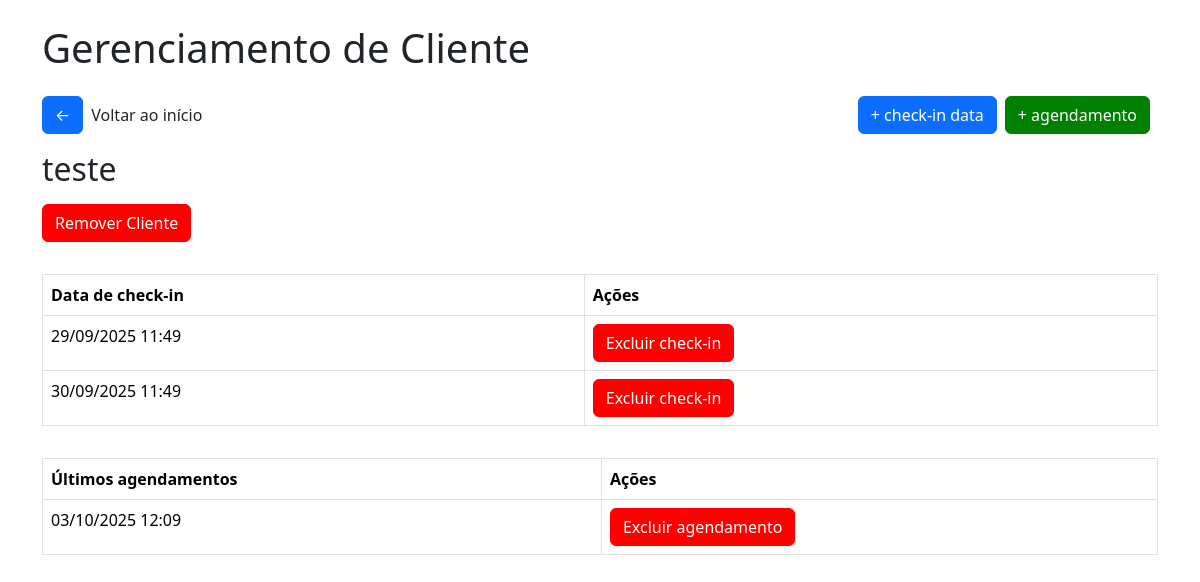
Page /clienteventosa/1 on the earlier database version.
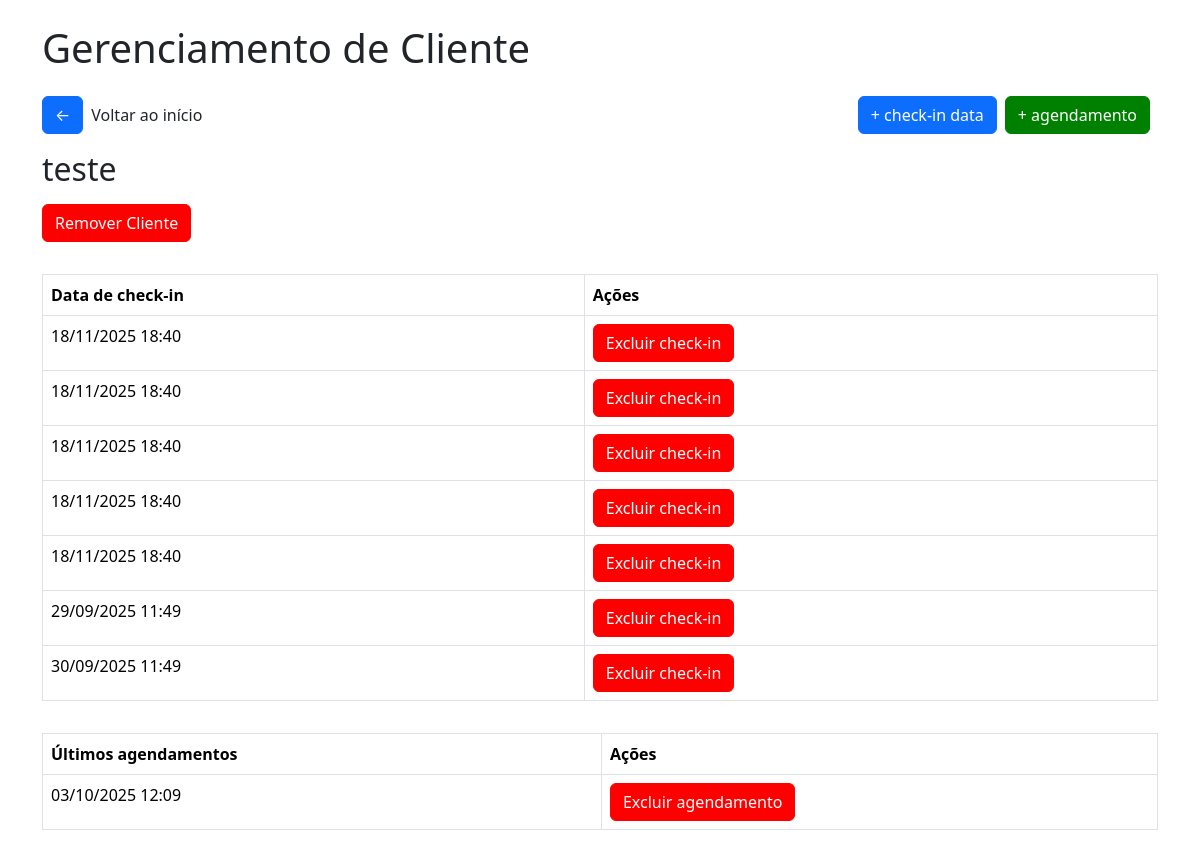
Same page on the later database version.
### tables this page shows
CREATE TABLE checkin_ventosa (
        id INTEGER PRIMARY KEY AUTOINCREMENT,
        cliente_id INTEGER,
        data DATETIME,
        FOREIGN KEY(cliente_id) REFERENCES clientes(id)
    );

CREATE TABLE historico_agendamento_ventosa (
        id INTEGER PRIMARY KEY AUTOINCREMENT,
        cliente_id INTEGER,
        data DATETIME,
        FOREIGN KEY(cliente_id) REFERENCES clientes(id)
    );

### app/views/ventosa.py (the view)
@app.route('/clienteventosa/<int:cliente_id>')
def cliente_ventosa(cliente_id):
    conn = get_db_connection()
    cliente = conn.execute("SELECT * FROM cliente_ventosa WHERE id = ?", (cliente_id,)).fetchone()
    checkins = conn.execute("SELECT * FROM checkin_ventosa WHERE cliente_id = ? ORDER BY data ASC", (cliente_id,))
    agendamentos = conn.execute("SELECT * FROM historico_agendamento_ventosa WHERE cliente_id = ? ORDER BY data ASC", (cliente_id,))
    return render_template('ventosa/cliente_ventosa.html', cliente=cliente, checkins=checkins, agendamentos=agendamentos)

### app/model/model.py (called while the page is built)
def get_db_connection():
    conn = sqlite3.connect('checkins.db')
    conn.row_factory = sqlite3.Row
    return conn

### app/templates/ventosa/cliente_ventosa.html (shortened to what this page needs)
<!DOCTYPE html>
<html lang="pt-br">
<head>
    <link href="https://cdn.jsdelivr.net/npm/bootstrap@5.3.2/dist/css/bootstrap.min.css" rel="stylesheet">
    <link rel="stylesheet" href="{{url_for('static', filename='css/style.css')}}">
    <link rel="stylesheet" href="{{url_for('static', filename='css/modal.css')}}">
</head>
<body>
    <div class="container">
        <h1 class="mb-4">
            Gerenciamento de Cliente
        </h1>
        <div class="box-btn-home">
            <div class="box"><a href="/ventosa" class="btn btn-primary btn-home">&#x2190</a>
            <p>Voltar ao início</p></div>
            <div class="box">
                <a href="/adcheckindataventosa/{{cliente.id}}" class="btn btn-primary btn-home">+ check-in data</a>
                <a href="/adicionaragendamentoventosa/{{cliente.id}}" class="btn btn-primary btn-home green">+ agendamento</a>
            </div>
        </div>
        <h2 class="mb-3">
            {{cliente.nome}}
        </h2>
        <button class="btn btn-primary btn-remover" id="openModal">Remover Cliente</button>
        <table class="table table-bordered table-checkin">
            <thead>
                <tr>
                <th>Data de check-in</th>
                <th>Ações</th>
                </tr>
            </thead>
            <tbody>
                {% for checkin in checkins %}
                <tr>
                <td>{{ checkin.data }}</td>
                <td><a href="/excluircheckinventosa/{{checkin.id}}" class="btn btn-primary btn-remover excludecheckin">Excluir check-in</a></td>
                </tr>
                {% endfor %}
            </tbody>
        </table>
        <table class="table table-bordered table-checkin">
            <thead>
                <tr>
                <th>Últimos agendamentos</th>
                <th>Ações</th>
                </tr>
            </thead>
            <tbody>
                {% for a in agendamentos %}
                <tr>
                <td>{{ a.data }}</td>
                <td><a href="/excluiragendamentoventosa/{{a.id}}" class="btn btn-primary btn-remover excludecheckin">Excluir agendamento</a></td>
                </tr>
                {% endfor %}
            </tbody>
        </table>
</body>
</html>

Differences in the rows shown:
added checkin_ventosa: data "18/11/2025 18:40"
added checkin_ventosa: data "18/11/2025 18:40"
added checkin_ventosa: data "18/11/2025 18:40"
added checkin_ventosa: data "18/11/2025 18:40"
added checkin_ventosa: data "18/11/2025 18:40"
